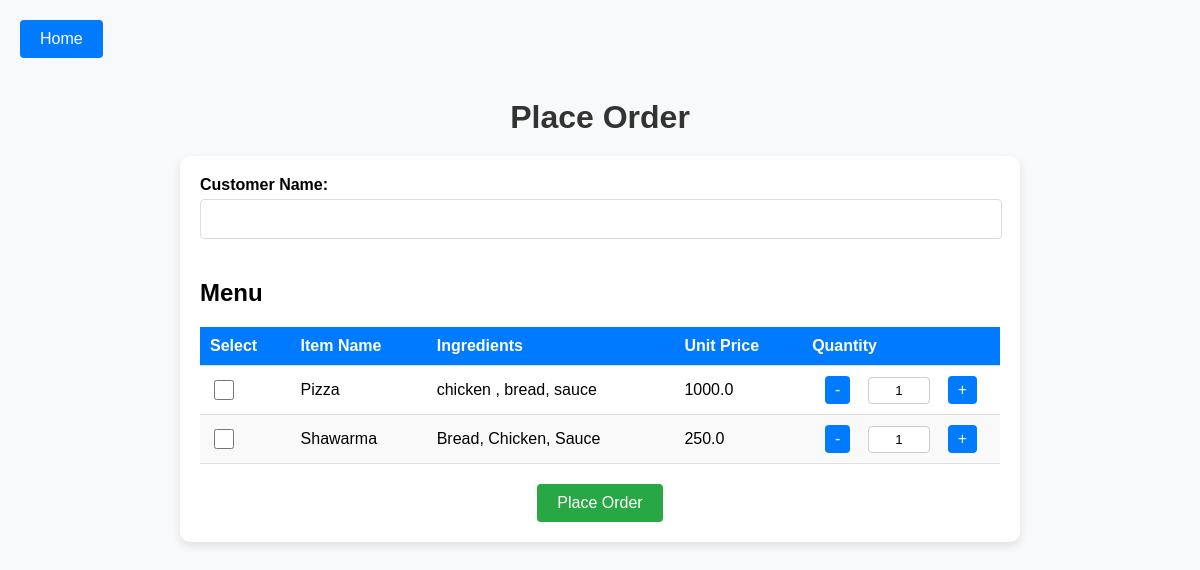
The page /orders on the database its author committed.
### app/models.py (models this page shows, shortened)
class MenuItem(db.Model):
    id = db.Column(db.Integer, primary_key=True)
    name = db.Column(db.String(100), nullable=False)
    ingredients = db.Column(db.String(200), nullable=False)
    price = db.Column(db.Float, nullable=False)
    cost = db.Column(db.Float, nullable=False)
    deleted = db.Column(db.Boolean, default=False, nullable=False)

### app/main.py (the view, shortened to what this page needs)
@main.route('/orders', methods=['GET', 'POST'])
def orders():
    menu_items = MenuItem.query.filter_by(deleted=False).all()
    return render_template('orders.html', menu_items=menu_items)

### app/templates/orders.html (shortened to what this page needs)
<!DOCTYPE html>
<html lang="en">
<head>
    <link rel="stylesheet" href="{{ url_for('static', filename='css/orders.css') }}">
</head>
<body>
    <a href="{{ url_for('main.index') }}" class="back-btn">Home</a>
    <h1>Place Order</h1>
    <form id="order-form" method="POST">
        <label for="customer_name">Customer Name:</label>
        <input type="text" id="customer_name" name="customer_name" required>
        <h2>Menu</h2>
        <table id="menu_items">
            <thead>
                <tr>
                    <th>Select</th>
                    <th>Item Name</th>
                    <th>Ingredients</th>
                    <th>Unit Price</th>
                    <th>Quantity</th>
                </tr>
            </thead>
            <tbody>
                {% for item in menu_items %}
                    <tr>
                        <td><input type="checkbox" name="order_items" value="{{ item.id }}" class="large-checkbox"></td>
                        <td>{{ item.name }}</td>
                        <td>{{ item.ingredients }}</td>
                        <td>{{ item.price }}</td>
                        <td>
                            <div class="quantity-controls">
                                <button type="button" class="quantity-btn" onclick="decreaseQuantity(this)">-</button>
                                <input type="number" name="quantity_{{ item.id }}" min="1" value="1" class="quantity-input">
                                <button type="button" class="quantity-btn" onclick="increaseQuantity(this)">+</button>
                            </div>
                        </td>
                    </tr>
                {% endfor %}
            </tbody>
        </table>
        <button type="button" onclick="confirmOrder()">Place Order</button>
    </form>
</body>
</html>

### app/static/css/orders.css (style rules this page uses)
body { font-family: Arial, sans-serif; background-color: #f8f9fa; margin: 0; padding: 20px; }
a.back-btn { display: inline-block; margin-bottom: 20px; padding: 10px 20px; background-color: #007bff; color: white; text-decoration: none; border-radius: 4px; }
h1 { color: #333; text-align: center; margin-bottom: 20px; }
form { background: #fff; padding: 20px; border-radius: 10px; box-shadow: 0 4px 8px rgba(0, 0, 0, 0.1); width: 90%; max-width: 800px; margin: 0 auto; }
label { display: block; margin-bottom: 5px; font-weight: bold; }
input[type="text"] { width: calc(100% - 20px); padding: 10px; margin-bottom: 20px; border: 1px solid #ddd; border-radius: 4px; font-size: 16px; }
table { width: 100%; border-collapse: collapse; margin-bottom: 20px; }
table th, table td { padding: 10px; border-bottom: 1px solid #ddd; text-align: left; }
table th { background-color: #007bff; color: white; }
table tr:nth-child(even) { background-color: #f9f9f9; }
.large-checkbox { width: 20px; height: 20px; }
.quantity-controls { display: flex; align-items: center; }
.quantity-input { width: 50px; text-align: center; padding: 5px; margin: 0 5px; border: 1px solid #ccc; border-radius: 4px; }
.quantity-input { -moz-appearance: textfield; }
.quantity-btn { background-color: #007bff; color: white; border: none; padding: 5px 10px; cursor: pointer; border-radius: 4px; }
button { display: block; margin: 0 auto; padding: 10px 20px; background-color: #28a745; color: white; border: none; cursor: pointer; border-radius: 4px; font-size: 16px; }

### rows shown on the page
MenuItem: name "Pizza", ingredients "chicken , bread, sauce", price "1000.0"
MenuItem: name "Shawarma", ingredients "Bread, Chicken, Sauce", price "250.0"
